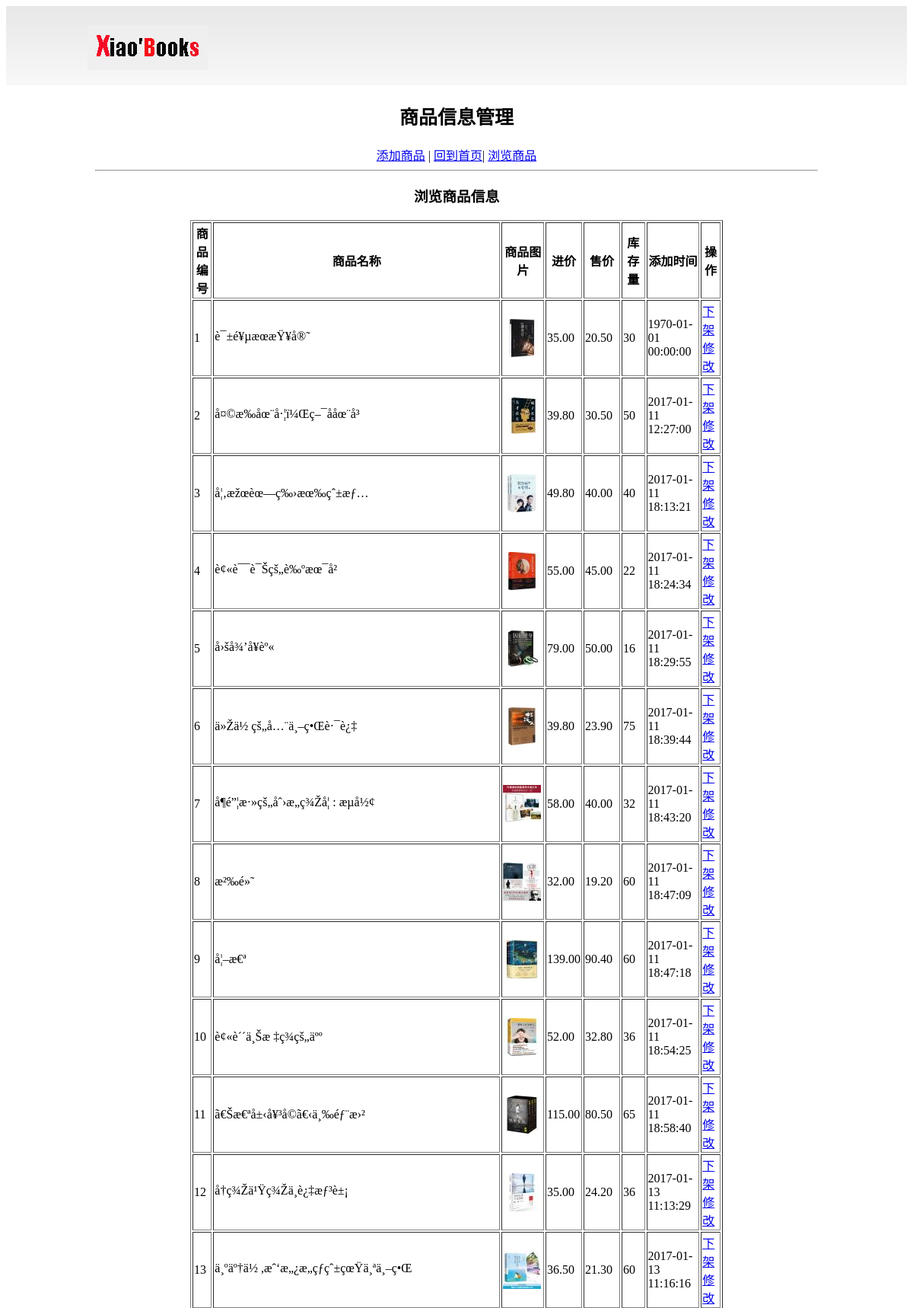
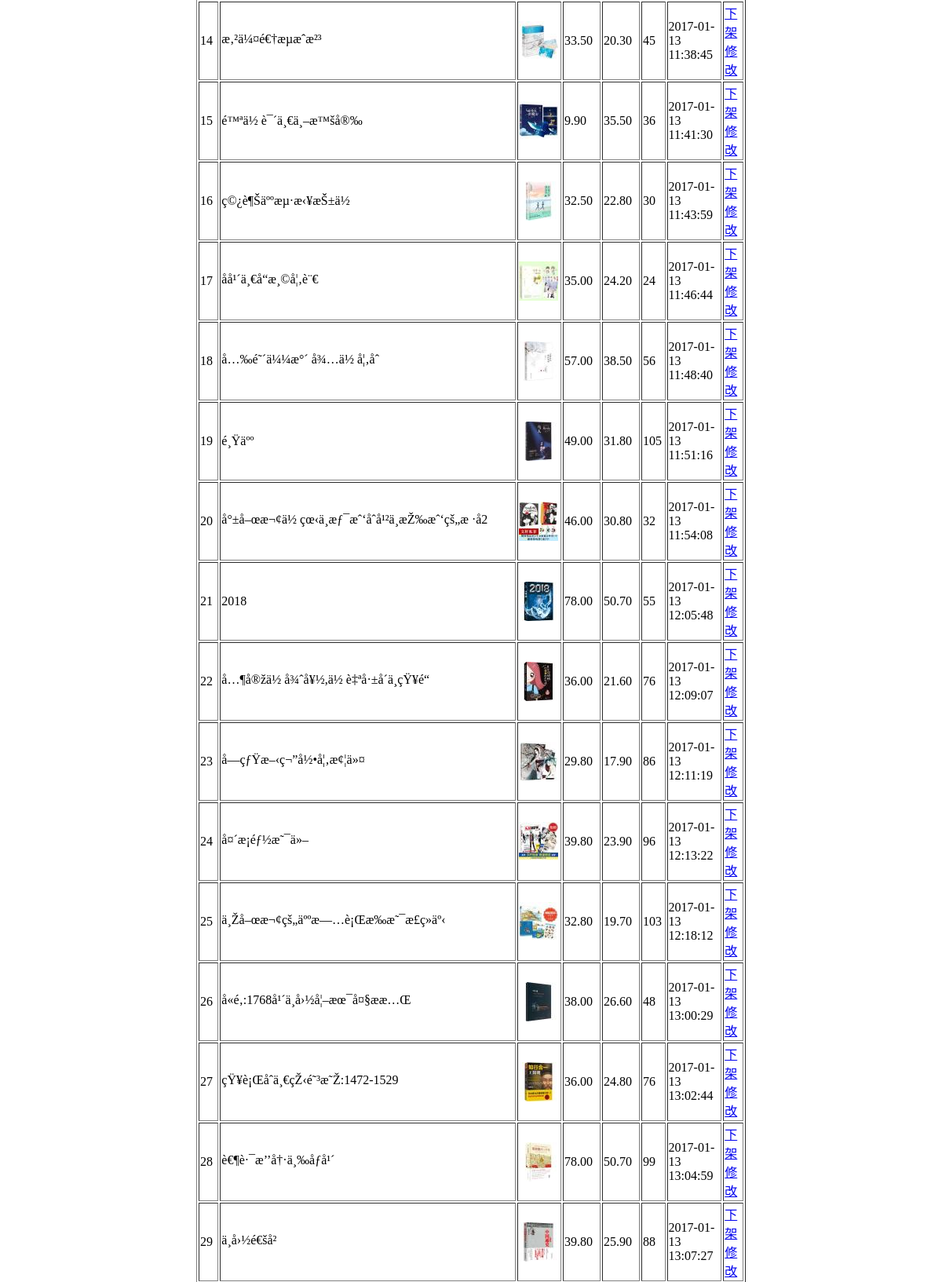
Page /xiao5showbooks/manage/goodsindex.php (upper part) on the committed database (2 pictures, top to bottom).
### tables this page shows
CREATE TABLE `books` (
  `id` int(10) unsigned NOT NULL auto_increment,
  `name` varchar(64) NOT NULL,
  `type` varchar(20) NOT NULL,
  `oprice` double(6,2) unsigned NOT NULL,
  `nprice` double(6,2) unsigned NOT NULL,
  `total` int(10) unsigned NOT NULL,
  `pic` varchar(32) NOT NULL,
  `note` text,
  `addtime` int(10) NOT NULL,
  `author` varchar(100) NOT NULL,
  `pub` varchar(50) default NULL,
  `pubtime` varchar(50) default NULL,
  `kb` varchar(20) default NULL,
  `ys` varchar(20) default NULL,
  `printtime` varchar(100) default NULL,
  `words` varchar(30) default NULL,
  `zz` varchar(10) default NULL,
  `language` varchar(20) default NULL,
  `pubtimes` varchar(10) default NULL,
  `printtimes` varchar(10) default NULL,
  `ISBN` varchar(50) default NULL,
  PRIMARY KEY  (`id`)
);

### xiao5showbooks/manage/goodsindex.php (the view, shortened to what this page needs)
<html>
	<head>
	</head>
	<body>
		<center>
			<?php  include("menu.php");   ?>
			<h3>浏览商品信息<h3>
			<table border="1" width="700">
				<tr>
					<th>商品编号</th>
					<th>商品名称</th>
					<th>商品图片</th>
					<th>进价</th>
					<th>售价</th>
					<th>库存量</th>
					<th>添加时间</th>
					<th>操作</th>
				</tr>
				<?php
					$link = @mysql_connect(HOST,USER,PASS)or die("数据库连接失败");
					$sql = "select * from books";
					$result = mysql_query($sql,$link);
					while($row = mysql_fetch_assoc($result)){
						echo "<tr>";
						echo "<td>{$row['id']}</td>";
						echo "<td>{$row['name']}</td>";
						echo "<td><img src='./uploads/s_{$row['pic']}'/></td>";
						echo "<td>{$row['oprice']}</td>";
						echo "<td>{$row['nprice']}</td>";
						echo "<td>{$row['total']}</td>";
						echo "<td>".date("Y-m-d H:i:s",$row['addtime'])."</td>";
						echo "<td>
								<a href='action.php?action=del&id={$row['id']}&picname={$row['pic']}'>下架</a>
								<a href='edit.php?id={$row['id']}'>修改</a>
								</td>";
						echo "</tr>";
					}
				?>
			</table>
		</center>
	</body>
</html>

### rows in the picture
books: id "1", name "è¯±é¥µæœæŸ¥å®˜", pic (picture), oprice "35.00", nprice "20.50", total "30", addtime "1970-01-01 00:00:00"
books: id "2", name "å¤©æ‰åœ¨å·¦ï¼Œç–¯å­åœ¨å³", pic (picture), oprice "39.80", nprice "30.50", total "50", addtime "2017-01-11 12:27:00"
books: id "3", name "å¦‚æžœèœ—ç‰›æœ‰çˆ±æƒ…", pic (picture), oprice "49.80", nprice "40.00", total "40", addtime "2017-01-11 18:13:21"
books: id "4", name "è¢«è¯¯è¯Šçš„è‰ºæœ¯å²", pic (picture), oprice "55.00", nprice "45.00", total "22", addtime "2017-01-11 18:24:34"
books: id "5", name "å›šå¾’å¥èº«", pic (picture), oprice "79.00", nprice "50.00", total "16", addtime "2017-01-11 18:29:55"
books: id "6", name "ä»Žä½ çš„å…¨ä¸–ç•Œè·¯è¿‡", pic (picture), oprice "39.80", nprice "23.90", total "75", addtime "2017-01-11 18:39:44"
books: id "7", name "å¶é”¦æ·»çš„åˆ›æ„ç¾Žå­¦ : æµå½¢", pic (picture), oprice "58.00", nprice "40.00", total "32", addtime "2017-01-11 18:43:20"
books: id "8", name "æ²‰é»˜", pic (picture), oprice "32.00", nprice "19.20", total "60", addtime "2017-01-11 18:47:09"
books: id "9", name "å¦–æ€ª", pic (picture), oprice "139.00", nprice "90.40", total "60", addtime "2017-01-11 18:47:18"
books: id "10", name "è¢«è´´ä¸Šæ ‡ç­¾çš„äºº", pic (picture), oprice "52.00", nprice "32.80", total "36", addtime "2017-01-11 18:54:25"
books: id "11", name "ã€Šæ€ªå±‹å¥³å­©ã€‹ä¸‰éƒ¨æ›²", pic (picture), oprice "115.00", nprice "80.50", total "65", addtime "2017-01-11 18:58:40"
books: id "12", name "å†ç¾Žä¹Ÿç¾Žä¸è¿‡æƒ³è±¡", pic (picture), oprice "35.00", nprice "24.20", total "36", addtime "2017-01-13 11:13:29"
books: id "13", name "ä¸ºäº†ä½ ,æˆ‘æ„¿æ„çƒ­çˆ±çœŸä¸ªä¸–ç•Œ", pic (picture), oprice "36.50", nprice "21.30", total "60", addtime "2017-01-13 11:16:16"
books: id "14", name "æ‚²ä¼¤é€†æµæˆæ²³", pic (picture), oprice "33.50", nprice "20.30", total "45", addtime "2017-01-13 11:38:45"
books: id "15", name "é™ªä½ è¯´ä¸€ä¸–æ™šå®‰", pic (picture), oprice "9.90", nprice "35.50", total "36", addtime "2017-01-13 11:41:30"
books: id "16", name "ç©¿è¶Šäººæµ·æ‹¥æŠ±ä½", pic (picture), oprice "32.50", nprice "22.80", total "30", addtime "2017-01-13 11:43:59"
books: id "17", name "åå¹´ä¸€å“æ¸©å¦‚è¨€", pic (picture), oprice "35.00", nprice "24.20", total "24", addtime "2017-01-13 11:46:44"
books: id "18", name "å…‰é˜´ä¼¼æ°´ å¾…ä½ å¦‚åˆ", pic (picture), oprice "57.00", nprice "38.50", total "56", addtime "2017-01-13 11:48:40"
books: id "19", name "é¸Ÿäºº", pic (picture), oprice "49.00", nprice "31.80", total "105", addtime "2017-01-13 11:51:16"
books: id "20", name "å°±å–œæ¬¢ä½ çœ‹ä¸æƒ¯æˆ‘åˆå¹²ä¸æŽ‰æˆ‘çš„æ ·å­2", pic (picture), oprice "46.00", nprice "30.80", total "32", addtime "2017-01-13 11:54:08"
books: id "21", name "2018", pic (picture), oprice "78.00", nprice "50.70", total "55", addtime "2017-01-13 12:05:48"
books: id "22", name "å…¶å®žä½ å¾ˆå¥½,ä½ è‡ªå·±å´ä¸çŸ¥é“", pic (picture), oprice "36.00", nprice "21.60", total "76", addtime "2017-01-13 12:09:07"
books: id "23", name "å—çƒŸæ–‹ç¬”å½•å¦‚æ¢¦ä»¤", pic (picture), oprice "29.80", nprice "17.90", total "86", addtime "2017-01-13 12:11:19"
books: id "24", name "å¤´æ¡éƒ½æ˜¯ä»–", pic (picture), oprice "39.80", nprice "23.90", total "96", addtime "2017-01-13 12:13:22"
books: id "25", name "ä¸Žå–œæ¬¢çš„äººæ—…è¡Œæ‰æ˜¯æ­£ç»äº‹", pic (picture), oprice "32.80", nprice "19.70", total "103", addtime "2017-01-13 12:18:12"
books: id "26", name "å«é­‚:1768å¹´ä¸­å›½å¦–æœ¯å¤§ææ…Œ", pic (picture), oprice "38.00", nprice "26.60", total "48", addtime "2017-01-13 13:00:29"
books: id "27", name "çŸ¥è¡Œåˆä¸€çŽ‹é˜³æ˜Ž:1472-1529", pic (picture), oprice "36.00", nprice "24.80", total "76", addtime "2017-01-13 13:02:44"
books: id "28", name "è€¶è·¯æ’’å†·ä¸‰åƒå¹´", pic (picture), oprice "78.00", nprice "50.70", total "99", addtime "2017-01-13 13:04:59"
books: id "29", name "ä¸­å›½é€šå²", pic (picture), oprice "39.80", nprice "25.90", total "88", addtime "2017-01-13 13:07:27"
